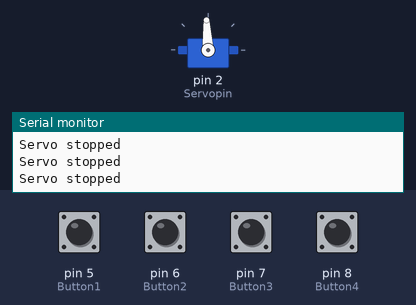
This sketch was run on a simulated Arduino Uno, built with avr-gcc and run on an emulated ATmega328P. Parts: servo, the last lines printed to the serial monitor. The inputs (shaded band) are chosen by the test bench; at power-on: pin 5 (Button1), pin 6 (Button2), pin 7 (Button3), pin 8 (Button4) HIGH.

Above: at 2.8 s.
2.9 s: pin 6 (Button2) pulled LOW for 1.2 s
At 3.7 s:
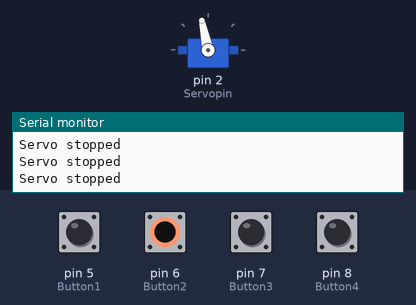
8.3 s: pin 7 (Button3) pulled LOW for 1.2 s
At 9.5 s:
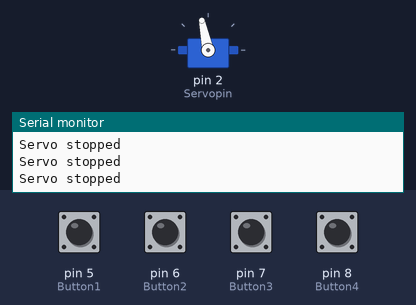
12.2 s: pin 8 (Button4) pulled LOW for 1.2 s
At 13.4 s:
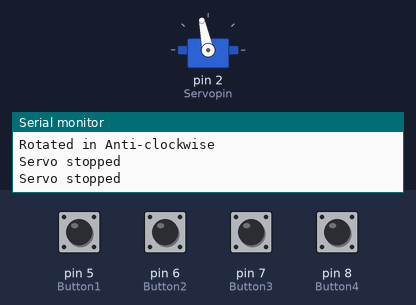
Timing chart, 0 to 17.0 s (numbered marks = the images above; inputs shaded):
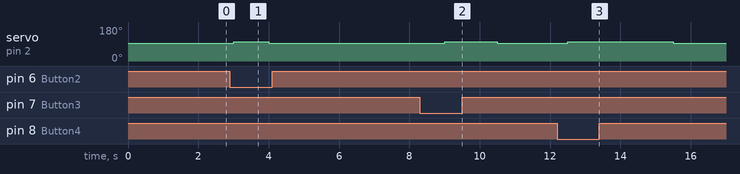

Measured:
- after the input at 2.9 s, servo on pin 2 (Servopin): 93° → 102° after 0.10 s, → 93° 1.0 s later
- after the input at 8.3 s, servo on pin 2 (Servopin): 93° → 102° after 0.70 s, → 93° 1.5 s later
- after the input at 12.2 s, servo on pin 2 (Servopin): 93° → 102° after 0.30 s, → 93° 3.0 s later

The sketch:

GG_conServo.ino
```cpp
#include <Servo.h>

// Connect the servo signal pin on D2
#define Servopin 2

//Buttons to control the roation angle
#define Button1 5
#define Button2 6
#define Button3 7
#define Button4 8

//Creating a Servo object as GGservo
Servo GGservo;

//Count to change the direction of rotation
int count = 0;
int val = 0;

void setup()
{
  Serial.begin(9600);
  GGservo.attach(Servopin);

  pinMode(Button1, INPUT_PULLUP);
  pinMode(Button2, INPUT_PULLUP);
  pinMode(Button3, INPUT_PULLUP);
  pinMode(Button4, INPUT_PULLUP);

  GGservo.write(1500);
}

void loop() {
  // Assigning value to the button press
 if(digitalRead(Button1) == 0)
 {
  val=1;
 }
 if(digitalRead(Button2) == 0)
 {
  val=2;
 }
 if(digitalRead(Button3) == 0)
 {
  val=3;
 }
 if(digitalRead(Button4) == 0)
 {
  val=4;
 }

 switch(val)
 {
  case 1:

  GGservo.write(1500);
  delay(200);
  Serial.println("At neutral position");
  break;

  case 2:

  GGservo.write(1600);
  delay(1000);
  Serial.println("Rotated in clockwise");
  break;

  case 3:

  GGservo.write(1600);
  delay(1500);
  Serial.println("Rotated in Anti-clockwise");
  break;

  case 4:

  GGservo.write(1600);
  delay(3000);
  break;
 }
 val = 0;
 GGservo.write(1500);
 Serial.println("Servo stopped");
 delay(1000);
}
```
